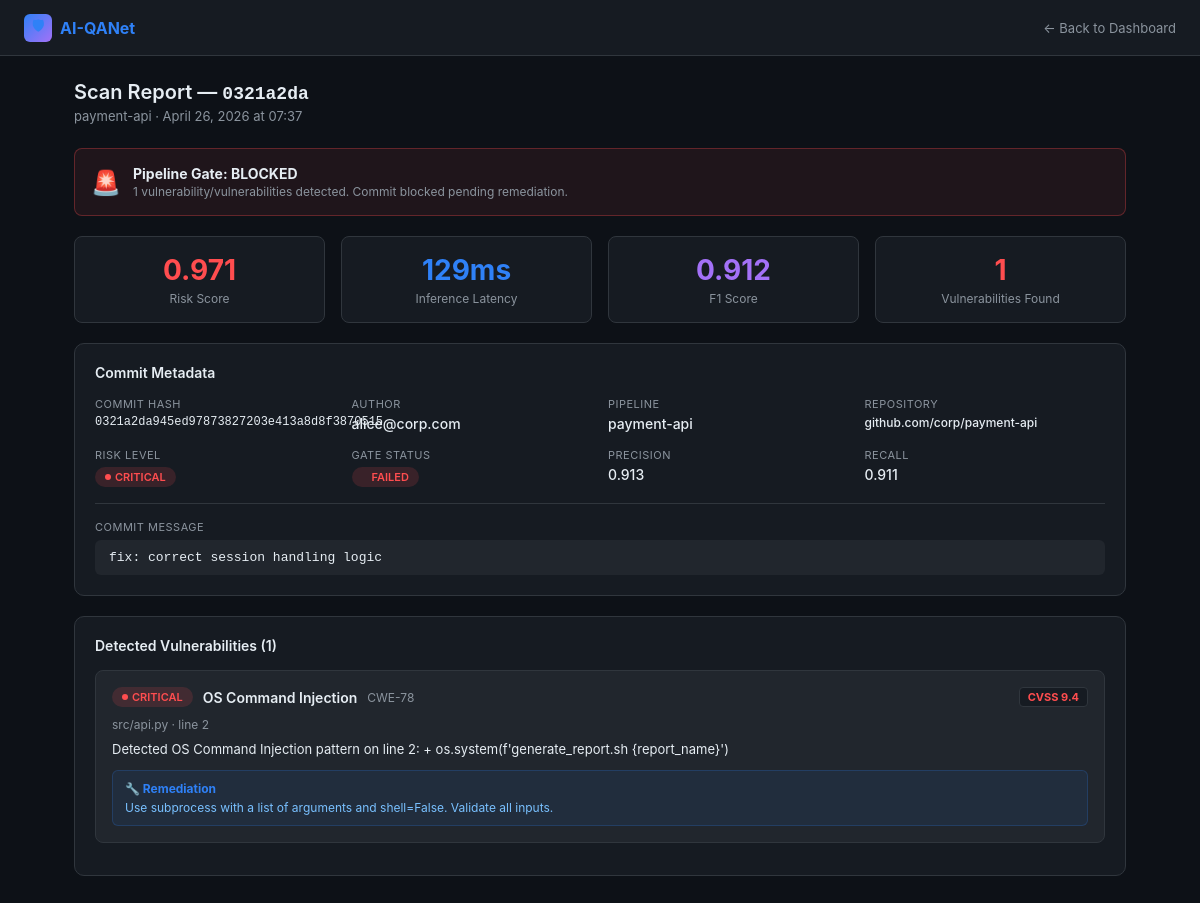
/run/59/, run on the app's committed database.
### scanner/models.py (models this page shows, shortened)
class PipelineRun(models.Model):
    RISK_CHOICES = [
        ('critical', 'Critical Vulnerability'),
        ('high', 'High Risk'),
        ('medium', 'Medium Risk'),
        ('low', 'Low / No Risk'),
    ]
    STATUS_CHOICES = [
        ('passed', 'Passed'),
        ('failed', 'Failed'),
        ('running', 'Running'),
    ]
    pipeline = models.ForeignKey(Pipeline, on_delete=models.CASCADE, related_name='runs')
    commit_hash = models.CharField(max_length=40)
    commit_message = models.TextField()
    author = models.CharField(max_length=100)
    risk_level = models.CharField(max_length=20, choices=RISK_CHOICES)
    risk_score = models.FloatField(help_text="0.0 to 1.0")
    status = models.CharField(max_length=20, choices=STATUS_CHOICES)
    inference_ms = models.IntegerField(help_text="Inference latency in ms")
    precision = models.FloatField(default=0.0)
    recall = models.FloatField(default=0.0)
    f1_score = models.FloatField(default=0.0)
    vulnerabilities_found = models.IntegerField(default=0)
    _vulnerabilities_detail = models.TextField(db_column='vulnerabilities_detail', default='[]')
    created_at = models.DateTimeField(auto_now_add=True)
    @property
    def vulnerabilities_detail(self):
        return json.loads(self._vulnerabilities_detail)
    @vulnerabilities_detail.setter
    def vulnerabilities_detail(self, value):
        self._vulnerabilities_detail = json.dumps(value)

class Pipeline(models.Model):
    name = models.CharField(max_length=200)
    repository = models.CharField(max_length=300)
    branch = models.CharField(max_length=100, default='main')
    created_at = models.DateTimeField(auto_now_add=True)

class Vulnerability(models.Model):
    SEVERITY_CHOICES = [
        ('critical', 'Critical'),
        ('high', 'High'),
        ('medium', 'Medium'),
        ('low', 'Low'),
    ]
    run = models.ForeignKey(PipelineRun, on_delete=models.CASCADE, related_name='vuln_set')
    cwe_id = models.CharField(max_length=20)
    cve_id = models.CharField(max_length=30, blank=True)
    title = models.CharField(max_length=300)
    description = models.TextField()
    severity = models.CharField(max_length=20, choices=SEVERITY_CHOICES)
    file_path = models.CharField(max_length=500)
    line_number = models.IntegerField()
    cvss_score = models.FloatField(default=0.0)
    remediation = models.TextField(blank=True)

### scanner/views.py (the view)
# urls.py: path('run/<int:pk>/', views.run_detail, name='run_detail'),
def run_detail(request, pk):
    run = get_object_or_404(PipelineRun.objects.select_related('pipeline'), pk=pk)
    vulns = run.vuln_set.order_by('-cvss_score')
    context = {'run': run, 'vulns': vulns}
    return render(request, 'scanner/run_detail.html', context)

### scanner/templates/scanner/run_detail.html (shortened to what this page needs)
<!DOCTYPE html>
<html lang="en">
<head>
</head>
<body>
<nav>
  <a href="{% url 'dashboard' %}" class="nav-brand"><div class="icon">🛡</div>AI-QANet</a>
  <a href="{% url 'dashboard' %}" class="back-link">← Back to Dashboard</a>
</nav>
<div class="page">
  <div class="page-title">Scan Report — <code style="font-size:18px">{{ run.commit_hash|slice:":8" }}</code></div>
  <div class="page-sub">{{ run.pipeline.name }} · {{ run.created_at|date:"F j, Y \a\t H:i" }}</div>
  {% if run.status == 'passed' %}
  <div class="pass-banner">
    <div class="banner-icon">✅</div>
    <div class="banner-text"><strong>Pipeline Gate: PASSED</strong><p>No critical or high-severity vulnerabilities detected. Commit cleared for merge.</p></div>
  </div>
  {% else %}
  <div class="fail-banner">
    <div class="banner-icon">🚨</div>
    <div class="banner-text"><strong>Pipeline Gate: BLOCKED</strong><p>{{ run.vulnerabilities_found }} vulnerability/vulnerabilities detected. Commit blocked pending remediation.</p></div>
  </div>
  {% endif %}
  <div class="metrics-row">
    <div class="metric"><div class="val" style="color:{% if run.risk_level == 'critical' %}var(--critical){% elif run.risk_level == 'high' %}var(--high){% elif run.risk_level == 'medium' %}var(--medium){% else %}var(--low){% endif %}">{{ run.risk_score|floatformat:3 }}</div><div class="lbl">Risk Score</div></div>
    <div class="metric"><div class="val">{{ run.inference_ms }}ms</div><div class="lbl">Inference Latency</div></div>
    <div class="metric"><div class="val" style="color:#a371f7">{{ run.f1_score|floatformat:3 }}</div><div class="lbl">F1 Score</div></div>
    <div class="metric"><div class="val" style="color:var(--critical)">{{ run.vulnerabilities_found }}</div><div class="lbl">Vulnerabilities Found</div></div>
  </div>
  <div class="card">
    <div class="card-title">Commit Metadata</div>
    <div class="meta-grid">
      <div class="meta-item"><div class="label">Commit Hash</div><div class="value" style="font-family:monospace;font-size:12px">{{ run.commit_hash }}</div></div>
      <div class="meta-item"><div class="label">Author</div><div class="value">{{ run.author }}</div></div>
      <div class="meta-item"><div class="label">Pipeline</div><div class="value">{{ run.pipeline.name }}</div></div>
      <div class="meta-item"><div class="label">Repository</div><div class="value" style="font-size:12px">{{ run.pipeline.repository }}</div></div>
      <div class="meta-item"><div class="label">Risk Level</div><div class="value"><span class="badge badge-{{ run.risk_level }}">{{ run.risk_level }}</span></div></div>
      <div class="meta-item"><div class="label">Gate Status</div><div class="value"><span class="badge badge-{{ run.status }}">{{ run.status }}</span></div></div>
      <div class="meta-item"><div class="label">Precision</div><div class="value">{{ run.precision|floatformat:3 }}</div></div>
      <div class="meta-item"><div class="label">Recall</div><div class="value">{{ run.recall|floatformat:3 }}</div></div>
    </div>
    <div style="margin-top:16px;padding-top:16px;border-top:1px solid var(--border)">
      <div class="meta-item"><div class="label" style="margin-bottom:6px">Commit Message</div><div class="value" style="background:var(--surface2);padding:10px 14px;border-radius:6px;font-family:monospace;font-size:13px">{{ run.commit_message }}</div></div>
    </div>
  </div>
  <div class="card">
    <div class="card-title">Detected Vulnerabilities ({{ vulns|length }})</div>
    {% if vulns %}
      {% for v in vulns %}
      <div class="vuln-card">
        <div class="vuln-header">
          <span class="badge badge-{{ v.severity }}">{{ v.severity }}</span>
          <span class="vuln-title">{{ v.title }}</span>
          <span style="color:var(--muted);font-size:12px">{{ v.cwe_id }}</span>
          <span class="cvss-badge" style="color:{% if v.cvss_score >= 9 %}var(--critical){% elif v.cvss_score >= 7 %}var(--high){% elif v.cvss_score >= 4 %}var(--medium){% else %}var(--low){% endif %}">CVSS {{ v.cvss_score }}</span>
        </div>
        <div class="vuln-meta">{{ v.file_path }} · line {{ v.line_number }}</div>
        <div class="vuln-desc">{{ v.description }}</div>
        <div class="vuln-remediation"><strong>🔧 Remediation</strong>{{ v.remediation }}</div>
      </div>
      {% endfor %}
    {% else %}
      <div class="empty">
        <div style="font-size:40px;margin-bottom:12px">🎉</div>
        <p>No vulnerabilities detected. This commit passed all AI-QANet security checks.</p>
      </div>
    {% endif %}
  </div>
</div>
</body>
</html>

### scanner/templates/scanner/run_detail.html (style rules this page uses)
:root { --bg:#0d1117;--surface:#161b22;--surface2:#21262d;--border:#30363d;--text:#e6edf3;--muted:#8b949e;--critical:#ff4d4f;--high:#ff7a00;--medium:#f0c040;--low:#3fb950;--accent:#2f81f7; }
* { box-sizing:border-box;margin:0;padding:0; }
body { background:var(--bg);color:var(--text);font-family:-apple-system,BlinkMacSystemFont,'Segoe UI',sans-serif;font-size:14px; }
nav { background:var(--surface);border-bottom:1px solid var(--border);padding:0 24px;display:flex;align-items:center;height:56px;gap:24px; }
.nav-brand { font-size:16px;font-weight:700;color:var(--accent);display:flex;align-items:center;gap:8px;text-decoration:none; }
.nav-brand .icon { width:28px;height:28px;background:linear-gradient(135deg,var(--accent),#a371f7);border-radius:6px;display:flex;align-items:center;justify-content:center;font-size:14px; }
.back-link { color:var(--muted);text-decoration:none;font-size:13px;margin-left:auto; }
.page { max-width:1100px;margin:0 auto;padding:24px; }
.card { background:var(--surface);border:1px solid var(--border);border-radius:10px;padding:20px;margin-bottom:20px; }
.card-title { font-size:14px;font-weight:600;margin-bottom:16px;color:var(--text); }
.meta-grid { display:grid;grid-template-columns:repeat(auto-fill,minmax(200px,1fr));gap:16px; }
.meta-item .label { color:var(--muted);font-size:11px;text-transform:uppercase;letter-spacing:.5px;margin-bottom:4px; }
.meta-item .value { font-size:14px;font-weight:500; }
.badge { display:inline-flex;align-items:center;gap:4px;padding:3px 10px;border-radius:20px;font-size:11px;font-weight:600;text-transform:uppercase; }
.badge::before { content:'';width:6px;height:6px;border-radius:50%; }
.badge-critical { background:rgba(255,77,79,.15);color:var(--critical); }
.badge-critical::before { background:var(--critical); }
.badge-failed { background:rgba(255,77,79,.15);color:var(--critical); }
.metrics-row { display:grid;grid-template-columns:repeat(4,1fr);gap:16px;margin-bottom:20px; }
.metric { background:var(--surface);border:1px solid var(--border);border-radius:8px;padding:16px;text-align:center; }
.metric .val { font-size:28px;font-weight:700;color:var(--accent); }
.metric .lbl { color:var(--muted);font-size:12px;margin-top:4px; }
.vuln-card { background:var(--surface2);border:1px solid var(--border);border-radius:8px;padding:16px;margin-bottom:12px; }
.vuln-header { display:flex;align-items:center;gap:10px;margin-bottom:10px; }
.vuln-title { font-weight:600;font-size:14px; }
.vuln-meta { font-size:12px;color:var(--muted);margin-bottom:8px; }
.vuln-desc { font-size:13px;color:var(--text);margin-bottom:10px;line-height:1.5; }
.vuln-remediation { background:rgba(47,129,247,.08);border:1px solid rgba(47,129,247,.2);border-radius:6px;padding:10px 12px;font-size:12px;color:#79c0ff; }
.vuln-remediation strong { display:block;margin-bottom:4px;color:var(--accent); }
.cvss-badge { background:var(--surface);border:1px solid var(--border);border-radius:4px;padding:2px 8px;font-size:11px;font-weight:700;margin-left:auto; }
.page-title { font-size:20px;font-weight:600;margin-bottom:4px; }
.page-sub { color:var(--muted);font-size:13px;margin-bottom:24px; }
.fail-banner { background:rgba(255,77,79,.08);border:1px solid rgba(255,77,79,.3);border-radius:8px;padding:16px;margin-bottom:20px;display:flex;align-items:center;gap:12px; }
.banner-icon { font-size:24px; }
.banner-text strong { display:block;margin-bottom:2px; }
.banner-text p { color:var(--muted);font-size:12px; }

### data on the page
PipelineRun: commit_hash "0321a2da", pipeline.name "payment-api", created_at "April 26, 2026 at 07:37", vulnerabilities_found "1", risk_score "0.971", inference_ms "129", f1_score "0.912", commit_hash "0321a2da945ed97873827203e413a8d8f3870515", author "alice@corp.com", pipeline.repository "github.com/corp/payment-api", risk_level "CRITICAL", status "FAILED", precision "0.913", recall "0.911", commit_message "fix: correct session handling logic"
Vulnerability: severity "CRITICAL", title "OS Command Injection", cwe_id "CWE-78", cvss_score "9.4", file_path "src/api.py", line_number "2", description "Detected OS Command Injection pattern on line 2: + os.system(f'generate_report.sh {report_name}')", remediation "Use subprocess with a list of arguments and shell=False. Validate all inputs."

### other printed values
{{ vulns|length }} "1"
